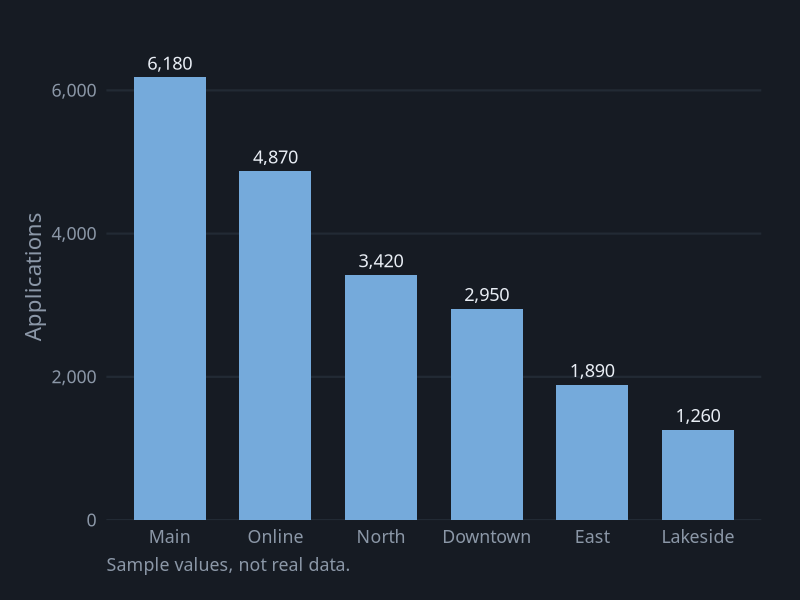
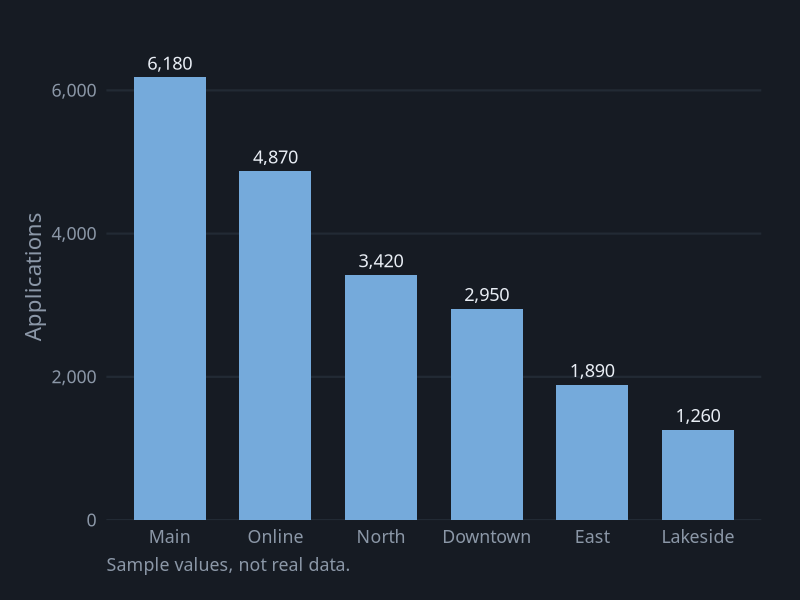

Here is the R script that generated these plots, in order:
# Ordered Column Chart
# Question: Which campuses received the most applications?
# Put this script and orderedcol.csv in the same folder, then in RStudio choose
# Session > Set Working Directory > To Source File Location.

library(tidyverse)

# ---- Gallery look: dark background, soft gray text ----
font <- "IBM Plex Sans"   # use "sans" if IBM Plex Sans is not installed
ink  <- "#8B97A7"

theme_gallery <- function() {
  theme_minimal(base_size = 16, base_family = font) +
    theme(
      plot.background  = element_rect(fill = "#161B23", color = NA),
      panel.grid       = element_line(color = "#222A34"),
      panel.grid.minor = element_blank(),
      text             = element_text(color = ink),
      axis.text        = element_text(color = ink),
      legend.position  = "top",
      legend.title     = element_blank(),
      plot.margin      = margin(24, 28, 18, 18)
    )
}

df <- read_csv("orderedcol.csv", show_col_types = FALSE) |>
  mutate(campus = fct_reorder(campus, applications, .desc = TRUE))   # largest on the left

p <- ggplot(df, aes(x = campus, y = applications)) +
  geom_col(fill = "#75AADB", width = 0.68) +
  geom_text(aes(label = scales::comma(applications)), vjust = -0.6,
            color = "#E8EDF4", family = font, size = 4.6) +
  scale_y_continuous(labels = scales::comma, expand = expansion(mult = c(0, 0.1))) +
  labs(x = NULL, y = "Applications", caption = "Sample values, not real data.") +
  theme_gallery() +
  theme(panel.grid.major.x = element_blank(), plot.caption = element_text(color = ink, hjust = 0))

ggsave("orderedcol.png", p, width = 9, height = 6, dpi = 200)
p
